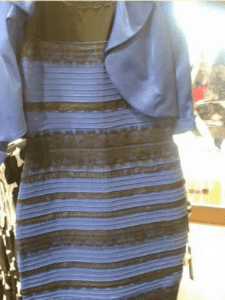
%> input picture MATLAB/TheDress.png, 225 x 300 px
$ octave BasicScramble.m   (GNU Octave 9; MATLAB toolbox functions it lacks are replaced by stand-ins)
%> lines starting %> are read from the running program, lines starting %| are printed output that depends on the picture
Im = mat2gray(double(imread('TheDress.png')));
%read and rescale (0-1) image

ImSize = size(Im);
%> ImSize = [300 225 3]

RandomPhase = angle(fft2(rand(ImSize(1), ImSize(2))));
%generate random phase structure

for layer = 1:ImSize(3)
    ImFourier(:,:,layer) = fft2(Im(:,:,layer));
%Fast-Fourier transform
    Amp(:,:,layer) = abs(ImFourier(:,:,layer));
    AmpFilterHigh(:,:,layer) = Amp(:,:,layer);
    AmpFilterLow(:,:,layer) = Amp(:,:,layer);
    n = 20;
    AmpFilterHigh(:,n:225,layer) = zeros(300,length([n:225]));
    AmpFilterLow(:,2:n,layer) = zeros(300,length([2:n]));
    size(Amp)
%amplitude spectrum
    Phase(:,:,layer) = angle(ImFourier(:,:,layer));
%phase spectrum
    Phase(:,:,layer) =  RandomPhase;
%add random phase to original phase

ImScrambled(:,:,layer) = ifft2(Amp(:,:,layer).*exp(sqrt(-1)*(Phase(:,:,layer))));
ImScrambledFilterHigh(:,:,layer) = ifft2(AmpFilterHigh(:,:,layer).*exp(sqrt(-1)*(Phase(:,:,layer))));
ImScrambledFilterLow(:,:,layer) = ifft2(AmpFilterLow(:,:,layer).*exp(sqrt(-1)*(Phase(:,:,layer))));

%combine Amp and Phase then perform inverse Fourier
end
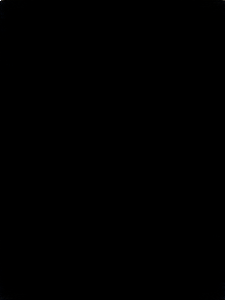
%> Amp: size 300x225x3 double; mean R, G, B 12.9, 13.8, 16.2; drawn with min black and max white
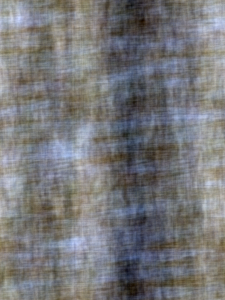
%> ImScrambled: size 300x225x3 double; mean R, G, B 0.481, 0.482, 0.5; mean of the top-left, top-right, bottom-left and bottom-right quarters 0.569, 0.423, 0.592, 0.368; drawn with min black and max white
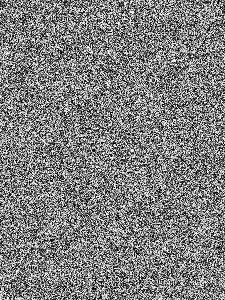
%> Phase: size 300x225x3 double; min -3.14, max 3.14, mean -8.42e-19; drawn with min black and max white

ImScrambled = real(ImScrambled); %get rid of imaginery part in image (due to rounding error)
ImScrambledFilterHigh = real(ImScrambledFilterHigh); %get rid of imaginery part in image (due to rounding error)
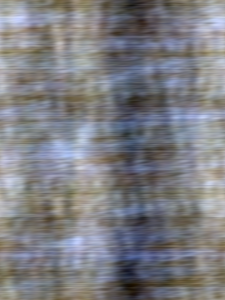
%> ImScrambledFilterHigh: size 300x225x3 double; mean R, G, B 0.481, 0.482, 0.5; mean of the top-left, top-right, bottom-left and bottom-right quarters 0.532, 0.46, 0.536, 0.424; drawn with min black and max white
ImScrambledFilterLow = real(ImScrambledFilterLow); %get rid of imaginery part in image (due to rounding error)
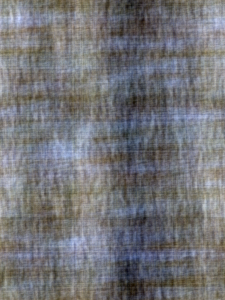
%> ImScrambledFilterLow: size 300x225x3 double; mean R, G, B 0.481, 0.482, 0.5; mean of the top-left, top-right, bottom-left and bottom-right quarters 0.533, 0.46, 0.536, 0.423; drawn with min black and max white

imwrite(ImScrambled,'DressScrambled.jpg','jpg');
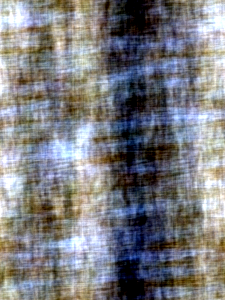
%> saved as DressScrambled.jpg: size 300x225x3 uint8; mean R, G, B 123.1, 123.5, 127.3
imwrite(ImScrambledFilterHigh,'DressFilterScrambledHigh.jpg','jpg');
imwrite(ImScrambledFilterLow,'DressFilterScrambledLow.jpg','jpg');

figure(2);
imshow(ImScrambled)
figure(3);
imshow(ImScrambledFilterHigh)
figure(4);
imshow(ImScrambledFilterLow)
